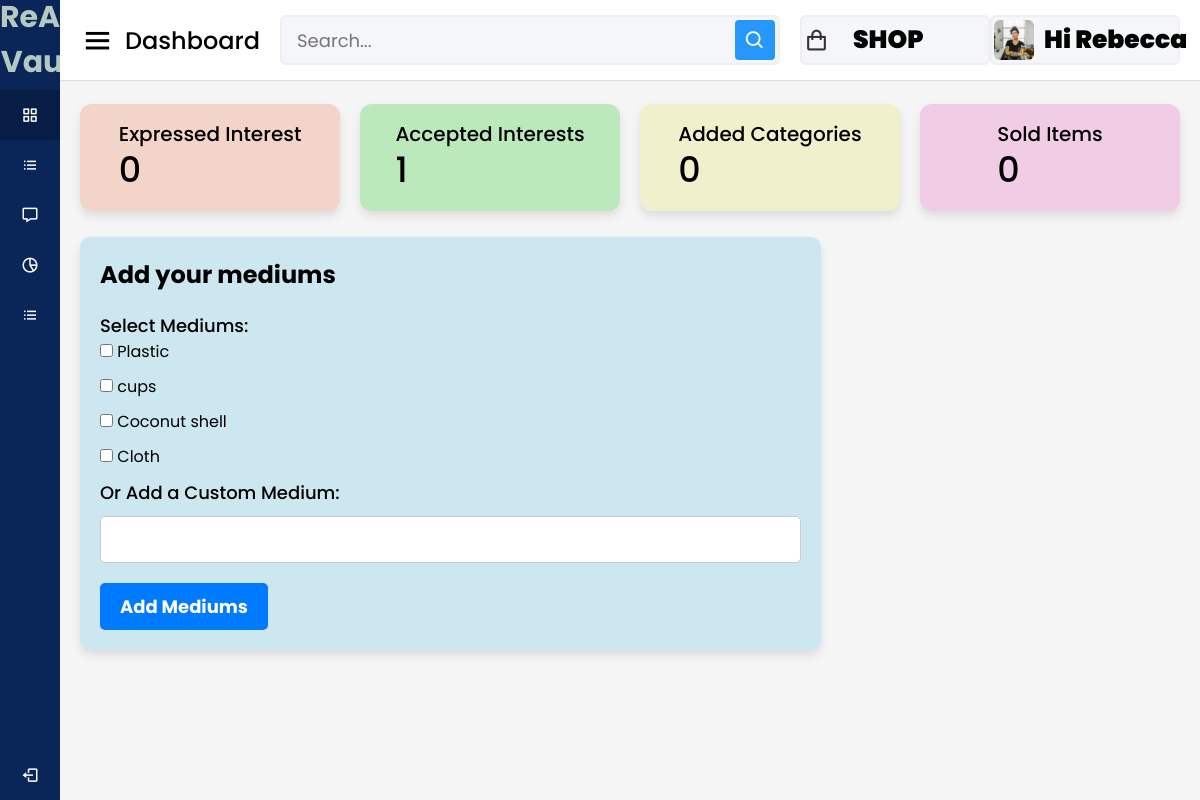
Page /artist/artist/add-mediums/ (signed in) on the earlier database version.
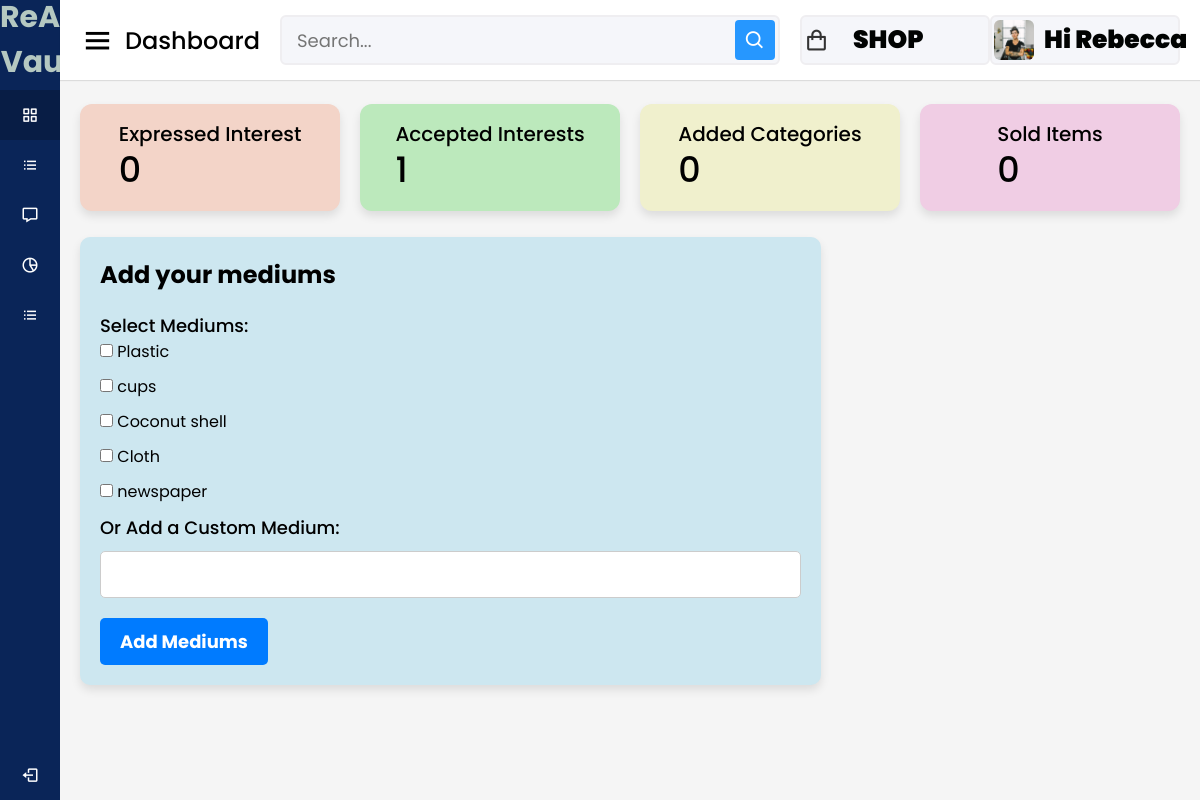
Same page on the later database version.
### adminclick/models.py (models this page shows, shortened)
class MediumOfWaste(models.Model):
    name = models.CharField(max_length=255)
    description = models.TextField(blank=True, null=True)
    rate=models.DecimalField(max_digits=10,decimal_places=2,default=0.00)

### artist/views.py (the view, shortened to what this page needs)
# urls.py: path('artist/add-mediums/', views.add_mediums, name='add_mediums'),
@login_required
@never_cache
def add_mediums(request):
    if not request.user.artist.is_approved:
        return HttpResponseForbidden("You are not allowed to access this page.")
    artist=request.user.artist
    expressed_interest_count = Interest.objects.filter(artist=artist).count()
    accepted_interest_count = InterestRequest.objects.filter(
            artist=artist,
            status='accepted'
        ).count()
    context = {
        'mediums': MediumOfWaste.objects.all(),
        'expressed_interest_count':expressed_interest_count,
        'accepted_interest_count':accepted_interest_count,
        'artist':artist,
    }
    return render(request, 'artist/add_mediums.html',context)

### category/context_processors.py (called while the page is built)
def menu_links(request):
    links = Category.objects.all()
    return dict(links=links)

### template/artist/add_mediums.html (shortened to what the changed rows need)
{% load static %}
<!DOCTYPE html>
<html lang="en" dir="ltr">
<head>
  <link rel="stylesheet" href="{% static 'assets/css/styles.css' %}">
  <link href='https://unpkg.com/boxicons@2.0.7/css/boxicons.min.css' rel='stylesheet'>
</head>
<body>
  <section class="home-section">
    <div class="home-content">
      <div class="sales-boxes">
        <div class="recent-sales box" style="background-color: #cde7f0; padding: 20px; border-radius: 10px;">
            <form method="post">
                <div class="form-group">
                    <div id="mediums">
                        {% for medium in mediums %}
                            <div class="form-check" style="margin-bottom: 10px;">
                                <input class="form-check-input" type="checkbox" name="mediums" id="medium{{ medium.id }}" value="{{ medium.id }}">
                                <label class="form-check-label" for="medium{{ medium.id }}" style="font-size: 16px;">
                                    {{ medium.name }}
                                </label>
                            </div>
                        {% endfor %}
                    </div>
                </div>
            </form>
        </div>
    </div>
</body>
</html>

Differences in the rows shown:
added MediumOfWaste: name "newspaper"
